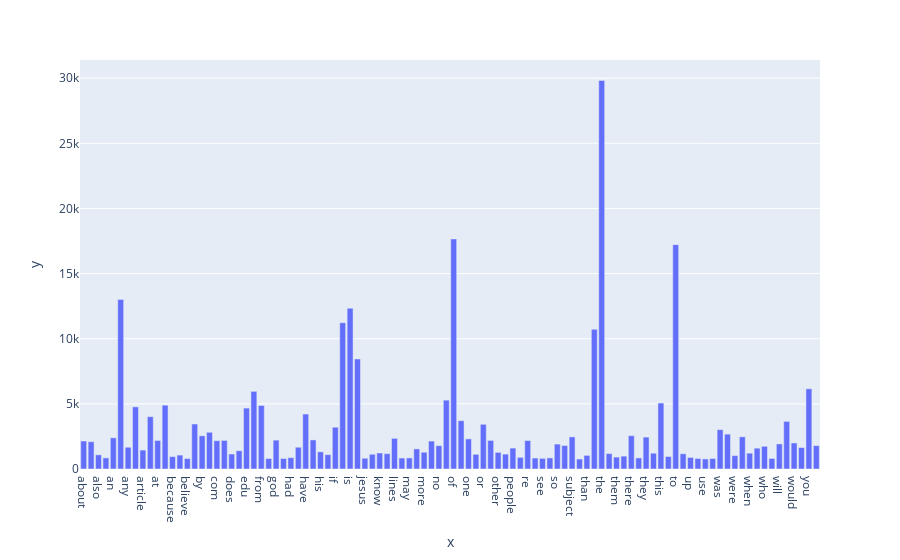

Notebook code for this chart:
### Markdown cell above
### >>> **Exercise 14 (take home):** 
The chart above contains all the vocabulary, and it's computationally intensive to both compute and visualize. Can you efficiently reduce the number of terms you want to visualize as an exercise.

### Code cell
# Answer here
#we can use arg
count_vect = CountVectorizer(max_features=100)
X_counts = count_vect.fit_transform(X.text)
term_frequencies = []
for j in range(0,X_counts.shape[1]):
    term_frequencies.append(sum(X_counts[:,j].toarray()))
term_frequencies = np.asarray(X_counts.sum(axis=0))[0]
fig = px.bar(term_frequencies[0:100], x=count_vect.get_feature_names_out()[0:100] ,  
             y=term_frequencies[0:100])
fig.show()

### Figure 1 — Plotly figure (JSON) as saved in the notebook; plotly's stock layout.template omitted (floating-point values rounded to 4 significant figures)
{"data": [{"alignmentgroup": "True", "hovertemplate": "x=%{x}<br>y=%{y}<extra></extra>", "legendgroup": "", "marker": {"color": "#636efa", "pattern": {"shape": ""}}, "name": "", "offsetgroup": "", "orientation": "v", "showlegend": false, "textposition": "auto", "type": "bar", "x": ["about", "all", "also", "am", "an", "and", "any", "are", "article", "as", "at", "be", "because", "been", "believe", "but", "by", "can", "com", "do", "does", "don", "edu", "for", "from", "get", "god", "good", "had", "has", "have", "he", "his", "how", "if", "in", "is", "it", "jesus", "just", "know", "like", "lines", "many", "may", "me", "more", "my", "no", "not", "of", "on", "one", "only", "or", "organization", "other", "out", "people", "posting", "re", "say", "see", "should", "so", "some", "subject", "such", "than", "that", "the", "their", "them", "then", "there", "these", "they", "think", "this", "time", "to", "university", "up", "us", "use", "very", "was", "we", "were", "what", "when", "which", "who", "why", "will", "with", "would", "writes", "you", "your"], "xaxis": "x", "y": [2148, 2093, 1090, 852, 2393, 13017, 1669, 4769, 1453, 4015, 2191, 4898, 952, 1068, 803, 3453, 2548, 2818, 2172, 2193, 1151, 1400, 4675, 5962, 4877, 806, 2216, 805, 870, 1671, 4218, 2232, 1318, 1100, 3208, 11226, 12343, 8447, 825, 1130, 1230, 1177, 2353, 841, 850, 1543, 1286, 2143, 1791, 5285, 17660, 3709, 2312, 1127, 3432, 2192, 1278, 1142, 1604, 892, 2186, 840, 814, 851, 1912, 1802, 2464, 766, 1045, 10723, 29825, 1184, 914, 989, 2556, 850, 2448, 1213, 5063, 959, 17222, 1170, 885, 808, 772, 805, 3020, 2674, 1028, 2472, 1215, 1599, 1742, 811, 1925, 3655, 2000, 1645, 6157, 1793], "yaxis": "y"}], "layout": {"barmode": "relative", "legend": {"tracegroupgap": 0}, "margin": {"t": 60}, "xaxis": {"anchor": "y", "domain": [0, 1], "title": {"text": "x"}}, "yaxis": {"anchor": "x", "domain": [0, 1], "title": {"text": "y"}}}}
